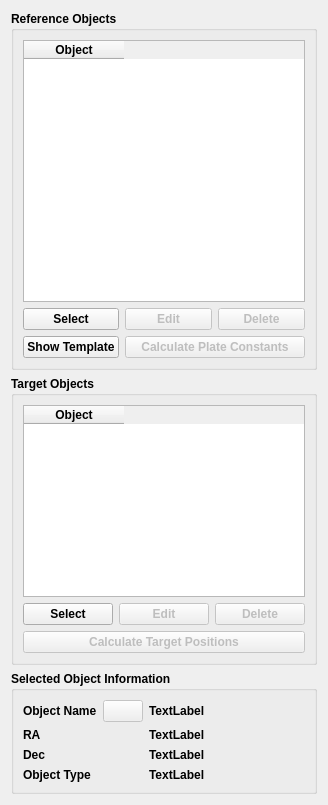
<?xml version="1.0" encoding="UTF-8"?>
<ui version="4.0">
 <class>Form</class>
 <widget class="QWidget" name="Form">
  <property name="geometry">
   <rect>
    <x>0</x>
    <y>0</y>
    <width>328</width>
    <height>805</height>
   </rect>
  </property>
  <property name="windowTitle">
   <string>Form</string>
  </property>
  <layout class="QGridLayout" name="gridLayout">
   <item row="0" column="0" colspan="2">
    <widget class="QGroupBox" name="groupBox">
     <property name="font">
      <font>
       <weight>75</weight>
       <bold>true</bold>
      </font>
     </property>
     <property name="title">
      <string>Reference Objects</string>
     </property>
     <layout class="QGridLayout" name="gridLayout_2">
      <item row="1" column="0">
       <widget class="QPushButton" name="pushButtonReferenceSelect">
        <property name="enabled">
         <bool>true</bool>
        </property>
        <property name="text">
         <string>Select</string>
        </property>
        <property name="icon">
         <iconset resource="../VSOP.qrc">
          <normaloff>:/images/BMP_BtnAdd_32.bmp</normaloff>:/images/BMP_BtnAdd_32.bmp</iconset>
        </property>
        <property name="checkable">
         <bool>true</bool>
        </property>
       </widget>
      </item>
      <item row="0" column="0" colspan="3">
       <widget class="QTableWidget" name="tableWidgetReference">
        <property name="editTriggers">
         <set>QAbstractItemView::NoEditTriggers</set>
        </property>
        <property name="alternatingRowColors">
         <bool>true</bool>
        </property>
        <property name="selectionMode">
         <enum>QAbstractItemView::SingleSelection</enum>
        </property>
        <property name="selectionBehavior">
         <enum>QAbstractItemView::SelectRows</enum>
        </property>
        <property name="gridStyle">
         <enum>Qt::DotLine</enum>
        </property>
        <attribute name="verticalHeaderVisible">
         <bool>false</bool>
        </attribute>
        <attribute name="verticalHeaderHighlightSections">
         <bool>true</bool>
        </attribute>
        <column>
         <property name="text">
          <string>Object</string>
         </property>
         <property name="font">
          <font>
           <weight>75</weight>
           <bold>true</bold>
          </font>
         </property>
        </column>
       </widget>
      </item>
      <item row="1" column="2">
       <widget class="QPushButton" name="pushButtonReferenceDelete">
        <property name="enabled">
         <bool>false</bool>
        </property>
        <property name="text">
         <string>Delete</string>
        </property>
        <property name="icon">
         <iconset resource="../VSOP.qrc">
          <normaloff>:/images/BMP_BtnRemove_32.bmp</normaloff>:/images/BMP_BtnRemove_32.bmp</iconset>
        </property>
        <property name="checkable">
         <bool>false</bool>
        </property>
       </widget>
      </item>
      <item row="1" column="1">
       <widget class="QPushButton" name="pushButtonReferenceEdit">
        <property name="enabled">
         <bool>false</bool>
        </property>
        <property name="text">
         <string>Edit</string>
        </property>
        <property name="checkable">
         <bool>true</bool>
        </property>
       </widget>
      </item>
      <item row="2" column="0">
       <widget class="QPushButton" name="pushButton">
        <property name="text">
         <string>Show Template</string>
        </property>
       </widget>
      </item>
      <item row="2" column="1" colspan="2">
       <widget class="QPushButton" name="pushButtonPlateConstants">
        <property name="enabled">
         <bool>false</bool>
        </property>
        <property name="text">
         <string>Calculate Plate Constants</string>
        </property>
       </widget>
      </item>
     </layout>
    </widget>
   </item>
   <item row="1" column="0" colspan="2">
    <widget class="QGroupBox" name="groupBox_2">
     <property name="font">
      <font>
       <weight>75</weight>
       <bold>true</bold>
      </font>
     </property>
     <property name="title">
      <string>Target Objects</string>
     </property>
     <layout class="QGridLayout" name="gridLayout_3">
      <item row="2" column="0">
       <widget class="QPushButton" name="pushButtonTargetSelect">
        <property name="enabled">
         <bool>true</bool>
        </property>
        <property name="font">
         <font>
          <weight>75</weight>
          <bold>true</bold>
         </font>
        </property>
        <property name="text">
         <string>Select</string>
        </property>
        <property name="icon">
         <iconset resource="../VSOP.qrc">
          <normaloff>:/images/BMP_BtnAdd_32.bmp</normaloff>:/images/BMP_BtnAdd_32.bmp</iconset>
        </property>
        <property name="checkable">
         <bool>true</bool>
        </property>
       </widget>
      </item>
      <item row="0" column="0" rowspan="2" colspan="3">
       <widget class="QTableWidget" name="tableWidgetTarget">
        <property name="editTriggers">
         <set>QAbstractItemView::NoEditTriggers</set>
        </property>
        <property name="alternatingRowColors">
         <bool>true</bool>
        </property>
        <property name="selectionMode">
         <enum>QAbstractItemView::SingleSelection</enum>
        </property>
        <property name="selectionBehavior">
         <enum>QAbstractItemView::SelectRows</enum>
        </property>
        <column>
         <property name="text">
          <string>Object</string>
         </property>
        </column>
       </widget>
      </item>
      <item row="2" column="2">
       <widget class="QPushButton" name="pushButtonTargetDelete">
        <property name="enabled">
         <bool>false</bool>
        </property>
        <property name="text">
         <string>Delete</string>
        </property>
        <property name="icon">
         <iconset resource="../VSOP.qrc">
          <normaloff>:/images/BMP_BtnRemove_32.bmp</normaloff>:/images/BMP_BtnRemove_32.bmp</iconset>
        </property>
        <property name="checkable">
         <bool>false</bool>
        </property>
       </widget>
      </item>
      <item row="2" column="1">
       <widget class="QPushButton" name="pushButtonTargetEdit">
        <property name="enabled">
         <bool>false</bool>
        </property>
        <property name="text">
         <string>Edit</string>
        </property>
        <property name="checkable">
         <bool>true</bool>
        </property>
       </widget>
      </item>
      <item row="3" column="0" colspan="3">
       <widget class="QPushButton" name="pushButtonCalculatePositions">
        <property name="enabled">
         <bool>false</bool>
        </property>
        <property name="text">
         <string>Calculate Target Positions</string>
        </property>
       </widget>
      </item>
     </layout>
    </widget>
   </item>
   <item row="4" column="0" colspan="2">
    <widget class="QGroupBox" name="groupBox_3">
     <property name="font">
      <font>
       <weight>75</weight>
       <bold>true</bold>
      </font>
     </property>
     <property name="title">
      <string>Selected Object Information</string>
     </property>
     <layout class="QGridLayout" name="gridLayout_4">
      <item row="0" column="0">
       <widget class="QLabel" name="Object">
        <property name="sizePolicy">
         <sizepolicy hsizetype="Fixed" vsizetype="Preferred">
          <horstretch>0</horstretch>
          <verstretch>0</verstretch>
         </sizepolicy>
        </property>
        <property name="font">
         <font>
          <weight>75</weight>
          <bold>true</bold>
         </font>
        </property>
        <property name="text">
         <string>Object Name</string>
        </property>
       </widget>
      </item>
      <item row="0" column="1">
       <widget class="QPushButton" name="pushButtonObjectInformation">
        <property name="enabled">
         <bool>false</bool>
        </property>
        <property name="sizePolicy">
         <sizepolicy hsizetype="Fixed" vsizetype="Fixed">
          <horstretch>0</horstretch>
          <verstretch>0</verstretch>
         </sizepolicy>
        </property>
        <property name="text">
         <string/>
        </property>
        <property name="icon">
         <iconset resource="../VSOP.qrc">
          <normaloff>:/images/Btn_Info_32.bmp</normaloff>:/images/Btn_Info_32.bmp</iconset>
        </property>
        <property name="iconSize">
         <size>
          <width>8</width>
          <height>8</height>
         </size>
        </property>
       </widget>
      </item>
      <item row="0" column="2">
       <widget class="QLabel" name="labelObjectName">
        <property name="frameShape">
         <enum>QFrame::NoFrame</enum>
        </property>
        <property name="frameShadow">
         <enum>QFrame::Sunken</enum>
        </property>
        <property name="text">
         <string>TextLabel</string>
        </property>
       </widget>
      </item>
      <item row="6" column="0">
       <widget class="QLabel" name="label">
        <property name="sizePolicy">
         <sizepolicy hsizetype="Fixed" vsizetype="Preferred">
          <horstretch>0</horstretch>
          <verstretch>0</verstretch>
         </sizepolicy>
        </property>
        <property name="font">
         <font>
          <weight>75</weight>
          <bold>true</bold>
         </font>
        </property>
        <property name="text">
         <string>Object Type</string>
        </property>
       </widget>
      </item>
      <item row="2" column="0">
       <widget class="QLabel" name="label_12">
        <property name="sizePolicy">
         <sizepolicy hsizetype="Fixed" vsizetype="Preferred">
          <horstretch>0</horstretch>
          <verstretch>0</verstretch>
         </sizepolicy>
        </property>
        <property name="font">
         <font>
          <weight>75</weight>
          <bold>true</bold>
         </font>
        </property>
        <property name="text">
         <string>Dec</string>
        </property>
       </widget>
      </item>
      <item row="1" column="0">
       <widget class="QLabel" name="RA">
        <property name="sizePolicy">
         <sizepolicy hsizetype="Fixed" vsizetype="Preferred">
          <horstretch>0</horstretch>
          <verstretch>0</verstretch>
         </sizepolicy>
        </property>
        <property name="font">
         <font>
          <weight>75</weight>
          <bold>true</bold>
         </font>
        </property>
        <property name="text">
         <string>RA</string>
        </property>
       </widget>
      </item>
      <item row="1" column="2">
       <widget class="QLabel" name="labelObjectRA">
        <property name="frameShape">
         <enum>QFrame::NoFrame</enum>
        </property>
        <property name="frameShadow">
         <enum>QFrame::Sunken</enum>
        </property>
        <property name="text">
         <string>TextLabel</string>
        </property>
       </widget>
      </item>
      <item row="2" column="2">
       <widget class="QLabel" name="labelObjectDec">
        <property name="frameShape">
         <enum>QFrame::NoFrame</enum>
        </property>
        <property name="frameShadow">
         <enum>QFrame::Sunken</enum>
        </property>
        <property name="text">
         <string>TextLabel</string>
        </property>
       </widget>
      </item>
      <item row="6" column="2">
       <widget class="QLabel" name="labelObjectType">
        <property name="frameShape">
         <enum>QFrame::NoFrame</enum>
        </property>
        <property name="frameShadow">
         <enum>QFrame::Sunken</enum>
        </property>
        <property name="text">
         <string>TextLabel</string>
        </property>
       </widget>
      </item>
     </layout>
    </widget>
   </item>
  </layout>
 </widget>
 <resources>
  <include location="../VSOP.qrc"/>
 </resources>
 <connections/>
</ui>
